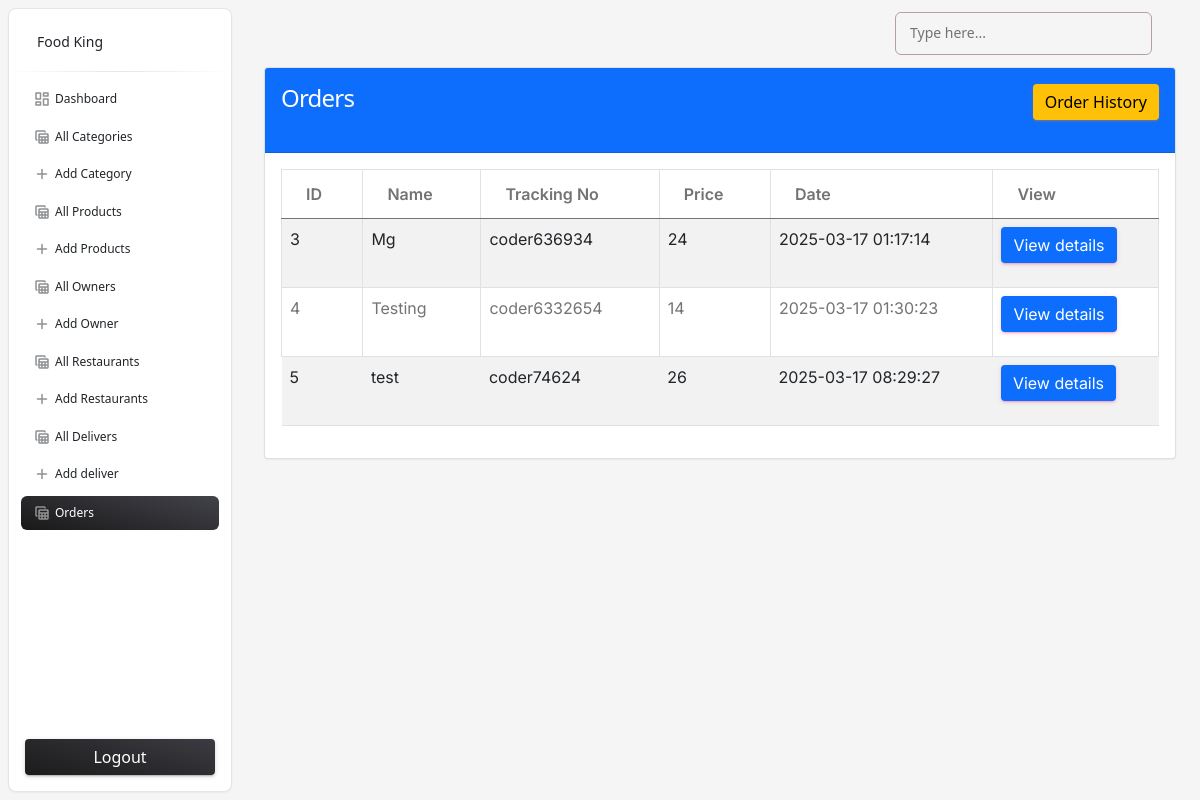
The app's page /admin/orders.php (signed in) with its own data.
### tables this page shows
CREATE TABLE `orders` (
  `id` int(10) NOT NULL,
  `tracking_no` varchar(225) NOT NULL,
  `user_id` int(10) NOT NULL,
  `name` varchar(225) NOT NULL,
  `email` varchar(225) NOT NULL,
  `phone` varchar(225) NOT NULL,
  `address` mediumtext NOT NULL,
  `pincode` int(225) NOT NULL,
  `total_price` int(225) NOT NULL,
  `payment_mode` varchar(225) NOT NULL,
  `payment_id` varchar(225) DEFAULT NULL,
  `status` tinyint(4) NOT NULL DEFAULT 0,
  `comments` varchar(225) DEFAULT NULL,
  `created_at` timestamp NOT NULL DEFAULT current_timestamp()
);

### functions/myfunctions.php (called while the page is built, shortened)
<?php
include('../config/dbcon.php');
function getAllOrders()
{
    global $con;
    $query = "SELECT * FROM orders WHERE status='0'";
    return $query_run = mysqli_query($con, $query);
}
?>

### admin/orders.php (the view, shortened to what this page needs)
<?php
include('includes/header.php');
?>
<div class="container">
    <div class="row">
        <div class="col-md-12">
            <div class="card">
                <div class="card-header bg-primary">
                    <h4 class="text-white">Orders
                        <a href="order-history.php" class="btn btn-warning float-end">Order History</a>
                    </h4>
                </div>
                <div class="card-body" id="">
                    <table class="table table-bordered table-striped">
                        <thead>
                            <tr>
                                <th>ID</th>
                                <th>Name</th>
                                <th>Tracking No</th>
                                <th>Price</th>
                                <th>Date</th>
                                <th>View</th>
                            </tr>
                        </thead>
                        <tbody>
                            <?php
                                $orders = getAllOrders();
                                if(mysqli_num_rows($orders) > 0)
                                {
                                    foreach($orders as $item){
                                        ?>
                                        <tr>
                                            <td><?= $item['id'];?></td>
                                            <td><?= $item['name'];?></td>
                                            <td><?= $item['tracking_no'];?></td>
                                            <td><?= $item['total_price'];?></td>
                                            <td><?= $item['created_at'];?></td>
                                            <td>
                                                <a href="view-order.php?t=<?= $item['tracking_no'];?>" class="btn btn-primary">View details</a>
                                            </td>
                                        </tr>
                                        <?php
                                    }
                                }else {
                                    ?>
                                        <tr>
                                            <td colspan="5">No orders yet</td>
                                        </tr>
                                    <?php
                                }
                            ?>
                        </tbody>
                    </table>
                </div>
                </div>
            </div>
        </div>
    </div>
<?php include('includes/footer.php'); ?>

### records on screen
orders: id "3", name "Mg", tracking_no "coder636934", total_price "24", created_at "2025-03-17 01:17:14"
orders: id "4", name "Testing", tracking_no "coder6332654", total_price "14", created_at "2025-03-17 01:30:23"
orders: id "5", name "test", tracking_no "coder74624", total_price "26", created_at "2025-03-17 08:29:27"
